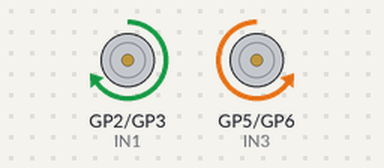
Simulated run of this program. Board: Raspberry Pi Pico running MicroPython. On the bench: motor-driver pin pairs drawn as motors (green arrow = first pin HIGH = forward, orange = second pin HIGH = backward, longer = more drive, scaled by the enable pin).

Above: at 1.0 s.
At 4.0 s:
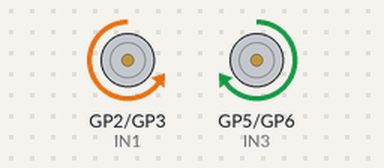
At 6.0 s:
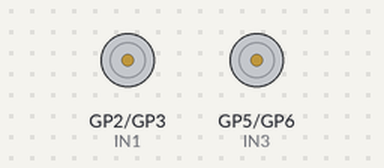
Timing chart, 0 to 9.1 s (numbered marks = the images above):
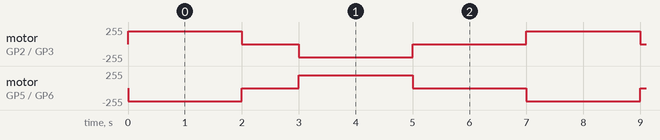

Measured:
- by itself, motor on GP2 (IN1) / GP3 (IN2): repeats every 7.0 s: stopped 1.0 s, backward 195/255 2.0 s, stopped 2.0 s, forward 195/255 2.0 s
- by itself, motor on GP5 (IN3) / GP6 (IN4): repeats every 7.0 s: stopped 1.0 s, forward 195/255 2.0 s, stopped 2.0 s, backward 195/255 2.0 s

The program:

two-motor-turn.py
```python
from machine import Pin, PWM
import time

IN1 = Pin(2, Pin.OUT)
IN2 = Pin(3, Pin.OUT)
ENA = PWM(Pin(4))
IN3 = Pin(5, Pin.OUT)
IN4 = Pin(6, Pin.OUT)
ENB = PWM(Pin(7))

ENA.freq(1000)
ENB.freq(1000)

def motor_forward(speed):
    IN1.value(1)
    IN2.value(0)
    IN3.value(0)
    IN4.value(1)
    ENA.duty_u16(speed)
    ENB.duty_u16(speed)

def motor_backward(speed):
    IN1.value(0)
    IN2.value(1)
    IN3.value(1)
    IN4.value(0)
    ENA.duty_u16(speed)
    ENB.duty_u16(speed)

def motor_stop():
    ENA.duty_u16(0)
    ENB.duty_u16(0)

while True:
    motor_forward(50000)
    time.sleep(2)
    motor_stop()
    time.sleep(1)

    motor_backward(50000)
    time.sleep(2)
    motor_stop()
    time.sleep(2)
```
